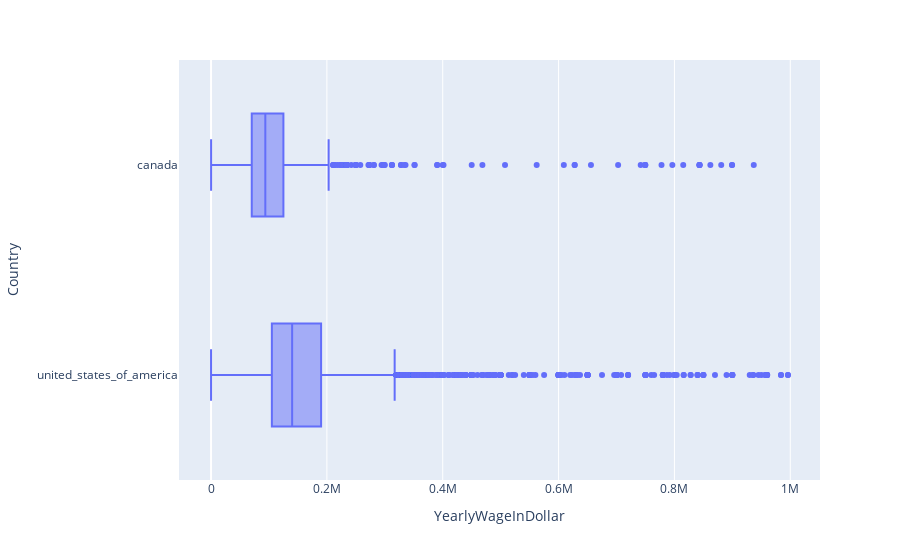

Notebook code cell kept with this figure:
### Code cell
px.box(df_aux1[df_aux1['Country'].isin(['united_states_of_america', 'canada'])], x ='YearlyWageInDollar', y="Country")

### Figure 1 — Plotly figure (JSON) as saved in the notebook; plotly's stock layout.template omitted (floating-point values rounded to 4 significant figures; data arrays with more than 128 entries replaced by an {"elided": "..."} marker saying what was removed)
{"data": [{"alignmentgroup": "True", "hovertemplate": "YearlyWageInDollar=%{x}<br>Country=%{y}<extra></extra>", "legendgroup": "", "marker": {"color": "#636efa"}, "name": "", "notched": false, "offsetgroup": "", "orientation": "h", "showlegend": false, "type": "box", "x": {"elided": "9359 int values"}, "x0": " ", "xaxis": "x", "y": {"elided": "9359 str values"}, "y0": " ", "yaxis": "y"}], "layout": {"boxmode": "group", "legend": {"tracegroupgap": 0}, "margin": {"t": 60}, "xaxis": {"anchor": "y", "domain": [0, 1], "title": {"text": "YearlyWageInDollar"}}, "yaxis": {"anchor": "x", "domain": [0, 1], "title": {"text": "Country"}}}}
